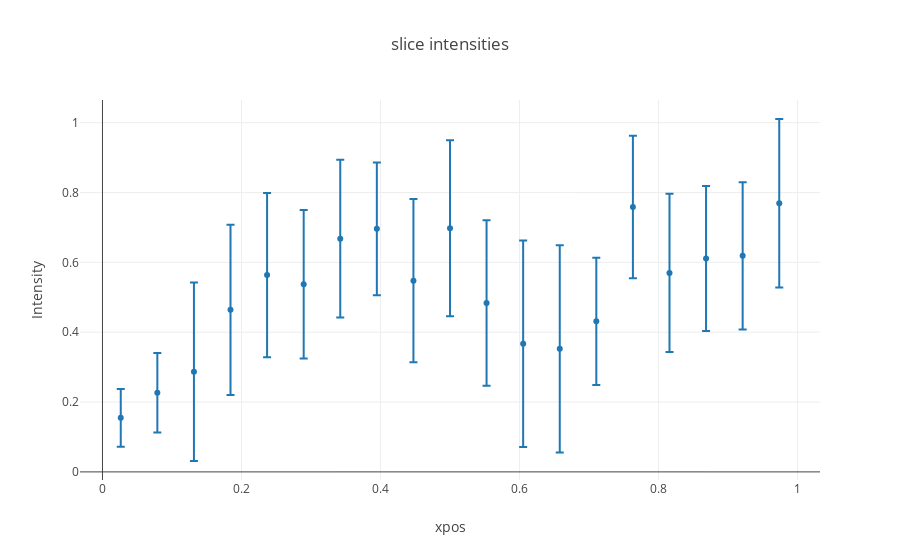

The cell this chart's notebook holds for it:
### Code cell
surface= samp_track_dict[image_avail[0]][:,0]
sorted_bins= sorted(amps_stats.keys())

meanamps= [amps_stats[x]['mean'] for x in sorted_bins]
stdamp= [amps_stats[x]['std'] for x in sorted_bins]

fig_amp= [go.Scatter(
    x= sorted_bins,
    y= meanamps,
    error_y= dict(
        array= stdamp,
        type= 'data',
        #symmetric= True,
        visible=True
    ),
    mode= 'markers'
)]

layout= go.Layout(
    title= 'slice intensities',
    xaxis= dict(
        title= 'xpos'    
    ),
    yaxis= dict(
        title= 'Intensity'
    )
)

Figure= go.Figure(data= fig_amp,layout= layout)
iplot(Figure)

### Figure 1 — Plotly figure (JSON) as saved in the notebook; plotly's stock layout.template omitted (floating-point values rounded to 4 significant figures)
{"data": [{"error_y": {"array": [0.08272, 0.1138, 0.2556, 0.2434, 0.2353, 0.2128, 0.2257, 0.1901, 0.2335, 0.2519, 0.2369, 0.2955, 0.2968, 0.182, 0.204, 0.2267, 0.2074, 0.211, 0.2413], "type": "data", "visible": true}, "mode": "markers", "type": "scatter", "uid": "5c21c872-1aff-4efe-8f0a-af421671c93d", "x": [0.0263, 0.07895, 0.1316, 0.1842, 0.2369, 0.2895, 0.3421, 0.3947, 0.4474, 0.5, 0.5526, 0.6053, 0.6579, 0.7105, 0.7631, 0.8158, 0.8684, 0.9211, 0.9737], "y": [0.1548, 0.2264, 0.2869, 0.464, 0.5636, 0.5375, 0.6679, 0.6959, 0.5476, 0.6976, 0.4837, 0.367, 0.3525, 0.4311, 0.7585, 0.5699, 0.6111, 0.6187, 0.7692]}], "layout": {"title": {"text": "slice intensities"}, "xaxis": {"title": {"text": "xpos"}}, "yaxis": {"title": {"text": "Intensity"}}}}
